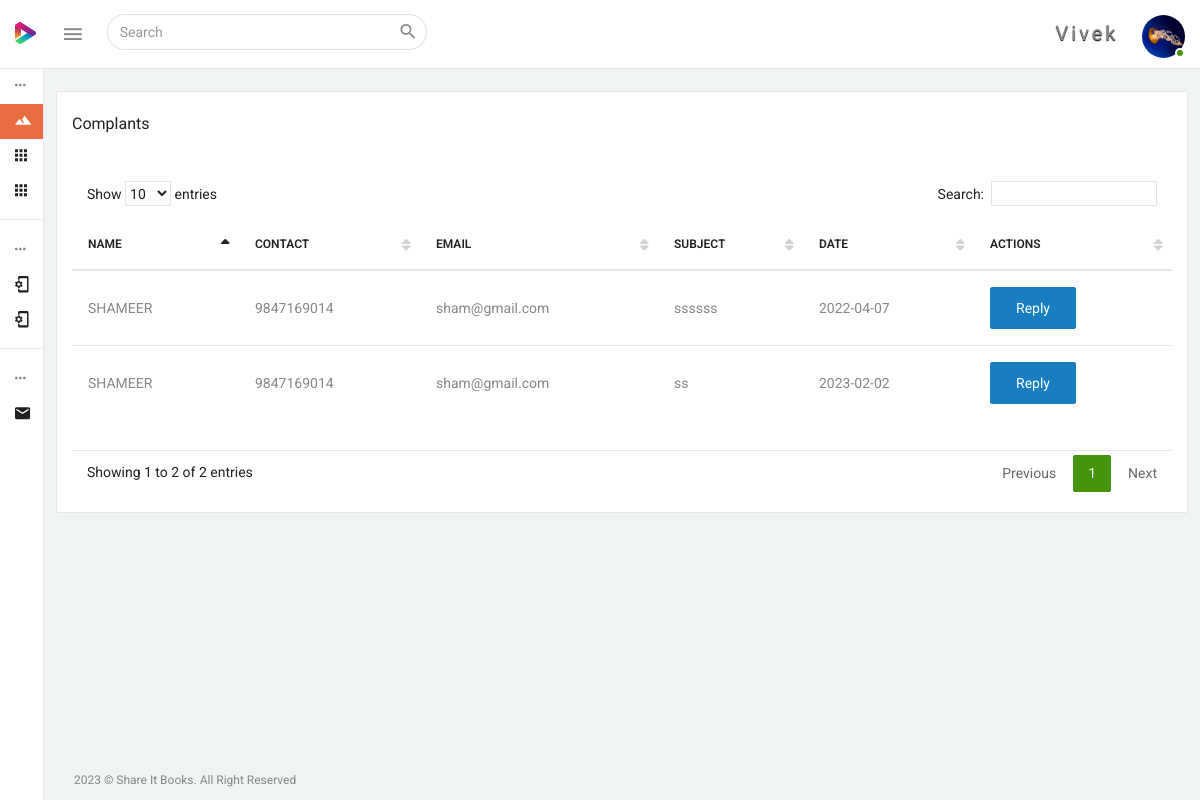
The page /admin/complaint_view.php (signed in) on the database its author committed.
### tables this page shows
CREATE TABLE IF NOT EXISTS `users` (
  `id` bigint(21) NOT NULL AUTO_INCREMENT,
  `user_id` varchar(255) DEFAULT NULL,
  `user_type` varchar(255) NOT NULL,
  `fname` varchar(255) DEFAULT NULL,
  `lname` varchar(255) DEFAULT NULL,
  `phone` varchar(15) DEFAULT NULL,
  `semail` text,
  `password` text,
  `status` tinyint(1) DEFAULT '1',
  `photo` text,
  `addrs` text NOT NULL,
  `age` varchar(200) NOT NULL,
  `sex` varchar(200) NOT NULL,
  `dprtmnt` varchar(200) NOT NULL,
  `semester` varchar(200) NOT NULL,
  PRIMARY KEY (`id`)
);

CREATE TABLE IF NOT EXISTS `complaint` (
  `id` bigint(21) NOT NULL AUTO_INCREMENT,
  `user_id` varchar(255) DEFAULT NULL,
  `name` varchar(255) DEFAULT NULL,
  `phone` varchar(15) DEFAULT NULL,
  `email` text,
  `subject` text,
  `dated` date DEFAULT NULL,
  `reply` text,
  `reply_date` date DEFAULT NULL,
  PRIMARY KEY (`id`)
);

### admin/complaint_view.php (the view, shortened to what this page needs)
<?php
	include('../connect/db.php');
?>
<!DOCTYPE html>
<html lang="en">
<head>
	<?php include("include\css.php"); ?>
</head>
<body>
	<div class="wrapper theme-1-active pimary-color-red">
		<?php include("include\menu.php"); ?>
		<?php include("include\leftmenu.php"); ?>
		<div class="page-wrapper">
			<div class="container-fluid pt-25">
				<div class="row">
					<div class="col-sm-12">
						<div class="panel panel-default card-view">
							<div class="panel-heading">
								<div class="pull-left">
									<h6 class="panel-title txt-dark">Complants</h6>
								</div>
							</div>
							<div class="panel-wrapper collapse in">
								<div class="panel-body">
									<div class="table-wrap">
										<div class="table-responsive">
											<table id="datable_1" class="table table-hover display  pb-30">
												<thead>
													<tr>
														<th>Name</th>
														<th>Contact</th>
														<th>Email</th>
														<th>Subject</th>
														<th>Date</th>
														<th>Actions</th>
													</tr>
												</thead>
												<tbody>
													<?php
													$qry_user = $db->prepare("SELECT * FROM complaint WHERE reply = 'pending'");
													$qry_user->execute();
													for ($i = 0; $rows = $qry_user->fetch(); $i++) {
													?>
														<tr>
															<td><?php echo $rows['name'] ?></td>
															<td><?php echo $rows['phone'] ?></td>
															<td><?php echo $rows['email'] ?></td>
															<td><?php echo $rows['subject'] ?></td>
															<td><?php echo $rows['dated'] ?></td>
															<td><a href="complaint.php?id=<?php echo $rows['id'] ?>" class="btn btn-primary">Reply</a></td>
														</tr>
													<?php } ?>
												</tbody>
											</table>
										</div>
									</div>
								</div>
							</div>
						</div>
					</div>
				</div>
			</div>
			<footer class="footer container-fluid pl-30 pr-30">
				<div class="row">
					<div class="col-sm-12">
						<p>2023 &copy; Share It Books. All Right Reserved</p>
					</div>
				</div>
			</footer>
		</div>
	</div>
</body>
</html>

### admin/include/menu.php (shortened to what this page needs)
<?php
	$user_id=$_SESSION['SESS_ADMIN_ID'];
	$qry_user = $db->prepare("SELECT * FROM users WHERE user_id = '$user_id'");
	$qry_user->execute();
	$rows_user = $qry_user->fetch();
	$fname = $rows_user['fname'];
	$photo = $rows_user['photo'];
	?>
<nav class="navbar navbar-inverse navbar-fixed-top">
    <div class="mobile-only-brand pull-left">
        <div class="nav-header pull-left">
            <div class="logo-wrap">
                <a href="index.php">
                    <img class="brand-img" src="../admin/dist/img/logo.png" alt="brand"/>
                </a>
            </div>
        </div>
        <a id="toggle_nav_btn" class="toggle-left-nav-btn inline-block ml-20 pull-left" href="javascript:void(0);"><i class="zmdi zmdi-menu"></i></a>
        <form id="search_form" role="search" class="top-nav-search collapse pull-left">
            <div class="input-group">
                <input type="text" name="example-input1-group2" class="form-control" placeholder="Search">
                <span class="input-group-btn">
                <button type="button" class="btn  btn-default"  data-target="#search_form" data-toggle="collapse" aria-label="Close" aria-expanded="true"><i class="zmdi zmdi-search"></i></button>
                </span>
            </div>
        </form>
    </div>
    <div id="mobile_only_nav" class="mobile-only-nav pull-right">
      <ul class="nav navbar-right top-nav pull-right">
            <li class="dropdown auth-drp">
                <a href="#" class="dropdown-toggle pr-0" data-toggle="dropdown">
                <spam style="padding-right:20px; font-size:20px; text-shadow:0px 1px 1px black; letter-spacing:3px;"><?php echo $fname;?></spam> <img src="../photos/<?php echo $photo;?>" alt="user_auth" class="user-auth-img img-circle"/>
                <span class="user-online-status"></span></a>
            </li>
      </ul>
    </div>
</nav>

### rows shown on the page
users: fname "Vivek", photo (picture)
complaint: name "SHAMEER", phone "9847169014", email "sham@gmail.com", subject "ssssss", dated "2022-04-07"
complaint: name "SHAMEER", phone "9847169014", email "sham@gmail.com", subject "ss", dated "2023-02-02"
